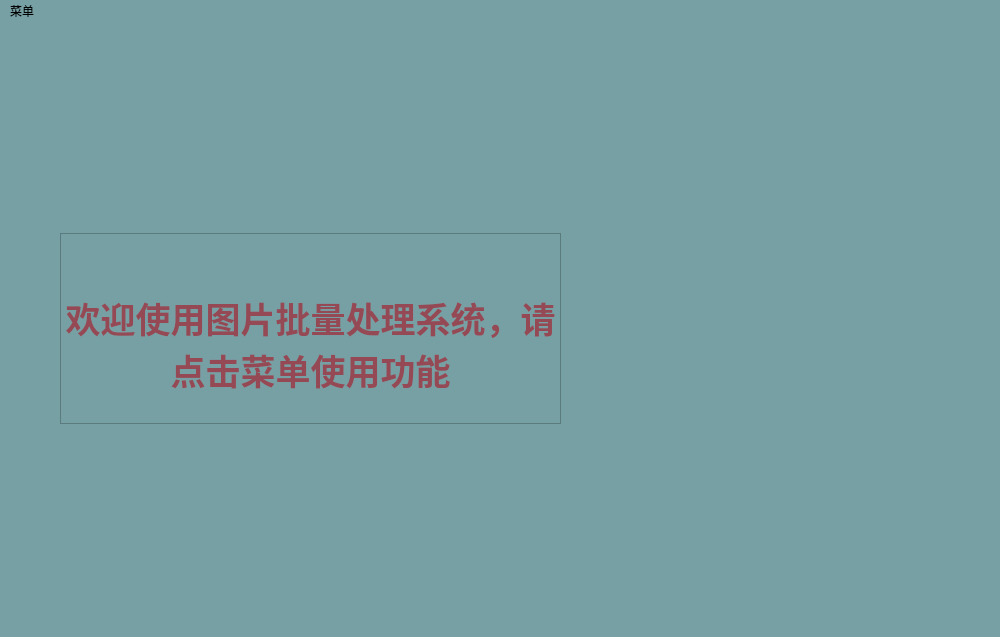
<?xml version="1.0" encoding="UTF-8"?>
<ui version="4.0">
 <class>MainWindow</class>
 <widget class="QMainWindow" name="MainWindow">
  <property name="geometry">
   <rect>
    <x>0</x>
    <y>0</y>
    <width>1000</width>
    <height>637</height>
   </rect>
  </property>
  <property name="maximumSize">
   <size>
    <width>16777215</width>
    <height>637</height>
   </size>
  </property>
  <property name="windowTitle">
   <string>MainWindow</string>
  </property>
  <property name="styleSheet">
   <string notr="true">background-color: rgb(119, 160, 165);
</string>
  </property>
  <widget class="QWidget" name="centralwidget">
   <widget class="QTextBrowser" name="textBrowser">
    <property name="geometry">
     <rect>
      <x>60</x>
      <y>210</y>
      <width>501</width>
      <height>191</height>
     </rect>
    </property>
    <property name="styleSheet">
     <string notr="true"/>
    </property>
    <property name="html">
     <string>&lt;!DOCTYPE HTML PUBLIC &quot;-//W3C//DTD HTML 4.0//EN&quot; &quot;http://www.w3.org/TR/REC-html40/strict.dtd&quot;&gt;
&lt;html&gt;&lt;head&gt;&lt;meta name=&quot;qrichtext&quot; content=&quot;1&quot; /&gt;&lt;style type=&quot;text/css&quot;&gt;
p, li { white-space: pre-wrap; }
&lt;/style&gt;&lt;/head&gt;&lt;body style=&quot; font-family:'SimSun'; font-size:9pt; font-weight:400; font-style:normal;&quot;&gt;
&lt;p align=&quot;center&quot; style=&quot;-qt-paragraph-type:empty; margin-top:0px; margin-bottom:0px; margin-left:0px; margin-right:0px; -qt-block-indent:0; text-indent:0px;&quot;&gt;&lt;br /&gt;&lt;/p&gt;
&lt;p align=&quot;center&quot; style=&quot;-qt-paragraph-type:empty; margin-top:0px; margin-bottom:0px; margin-left:0px; margin-right:0px; -qt-block-indent:0; text-indent:0px; font-size:26pt; font-weight:600; color:#944954;&quot;&gt;&lt;br /&gt;&lt;/p&gt;
&lt;p align=&quot;center&quot; style=&quot; margin-top:0px; margin-bottom:0px; margin-left:0px; margin-right:0px; -qt-block-indent:0; text-indent:0px;&quot;&gt;&lt;span style=&quot; font-size:26pt; font-weight:600; color:#944954;&quot;&gt;欢迎使用图片批量处理系统，请点击菜单使用功能&lt;/span&gt;&lt;/p&gt;&lt;/body&gt;&lt;/html&gt;</string>
    </property>
   </widget>
  </widget>
  <widget class="QStatusBar" name="statusbar"/>
  <widget class="QMenuBar" name="menuBar">
   <property name="geometry">
    <rect>
     <x>0</x>
     <y>0</y>
     <width>1000</width>
     <height>22</height>
    </rect>
   </property>
   <widget class="QMenu" name="menu">
    <property name="geometry">
     <rect>
      <x>223</x>
      <y>114</y>
      <width>243</width>
      <height>174</height>
     </rect>
    </property>
    <property name="font">
     <font>
      <pointsize>16</pointsize>
     </font>
    </property>
    <property name="title">
     <string>菜单</string>
    </property>
    <addaction name="action"/>
    <addaction name="action_2"/>
    <addaction name="action_3"/>
    <addaction name="action_4"/>
   </widget>
   <addaction name="menu"/>
  </widget>
  <action name="action">
   <property name="text">
    <string>批量添加水印</string>
   </property>
   <property name="font">
    <font>
     <family>Agency FB</family>
     <pointsize>16</pointsize>
    </font>
   </property>
  </action>
  <action name="action_2">
   <property name="text">
    <string>预览选择的图片</string>
   </property>
   <property name="font">
    <font>
     <family>Agency FB</family>
     <pointsize>16</pointsize>
    </font>
   </property>
  </action>
  <action name="action_3">
   <property name="text">
    <string>批量重命名</string>
   </property>
   <property name="font">
    <font>
     <family>Agency FB</family>
     <pointsize>16</pointsize>
    </font>
   </property>
  </action>
  <action name="action_4">
   <property name="text">
    <string>按照指定模板重命名</string>
   </property>
   <property name="font">
    <font>
     <family>Agency FB</family>
     <pointsize>16</pointsize>
    </font>
   </property>
  </action>
 </widget>
 <resources/>
 <connections/>
</ui>
